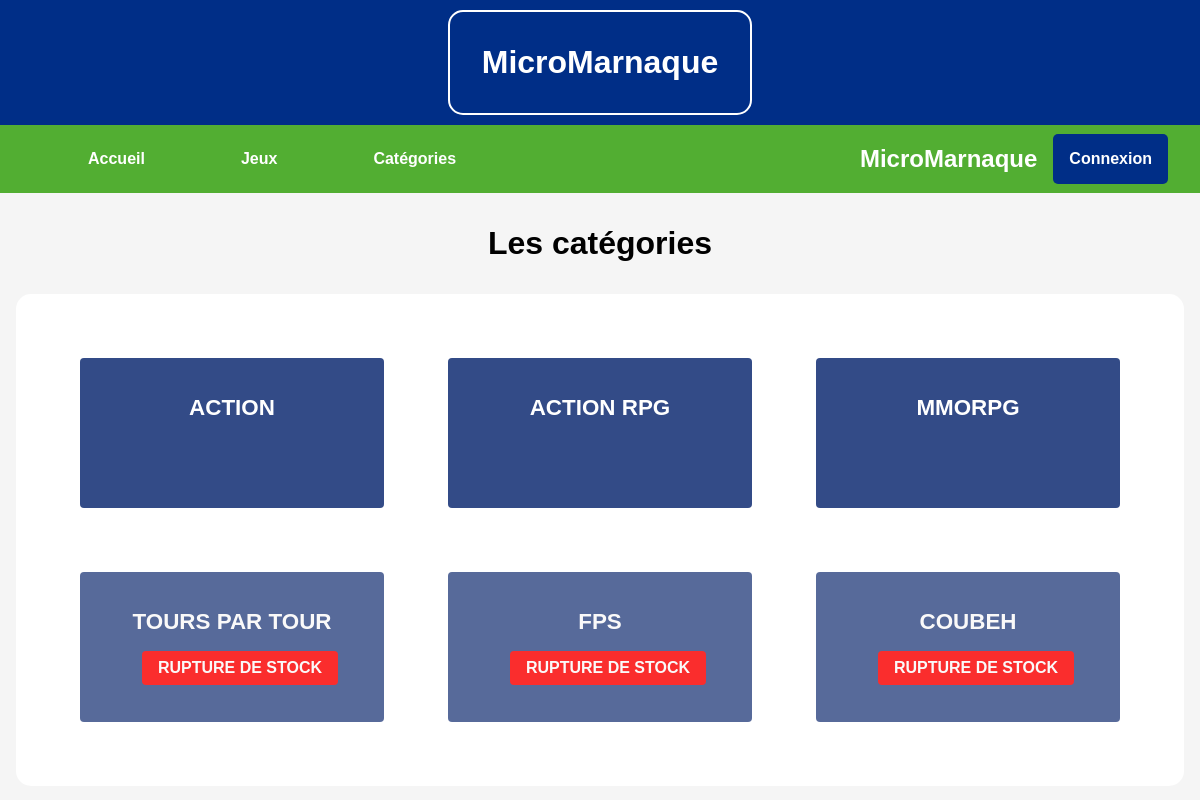
Page /categories/ on the earlier database version.
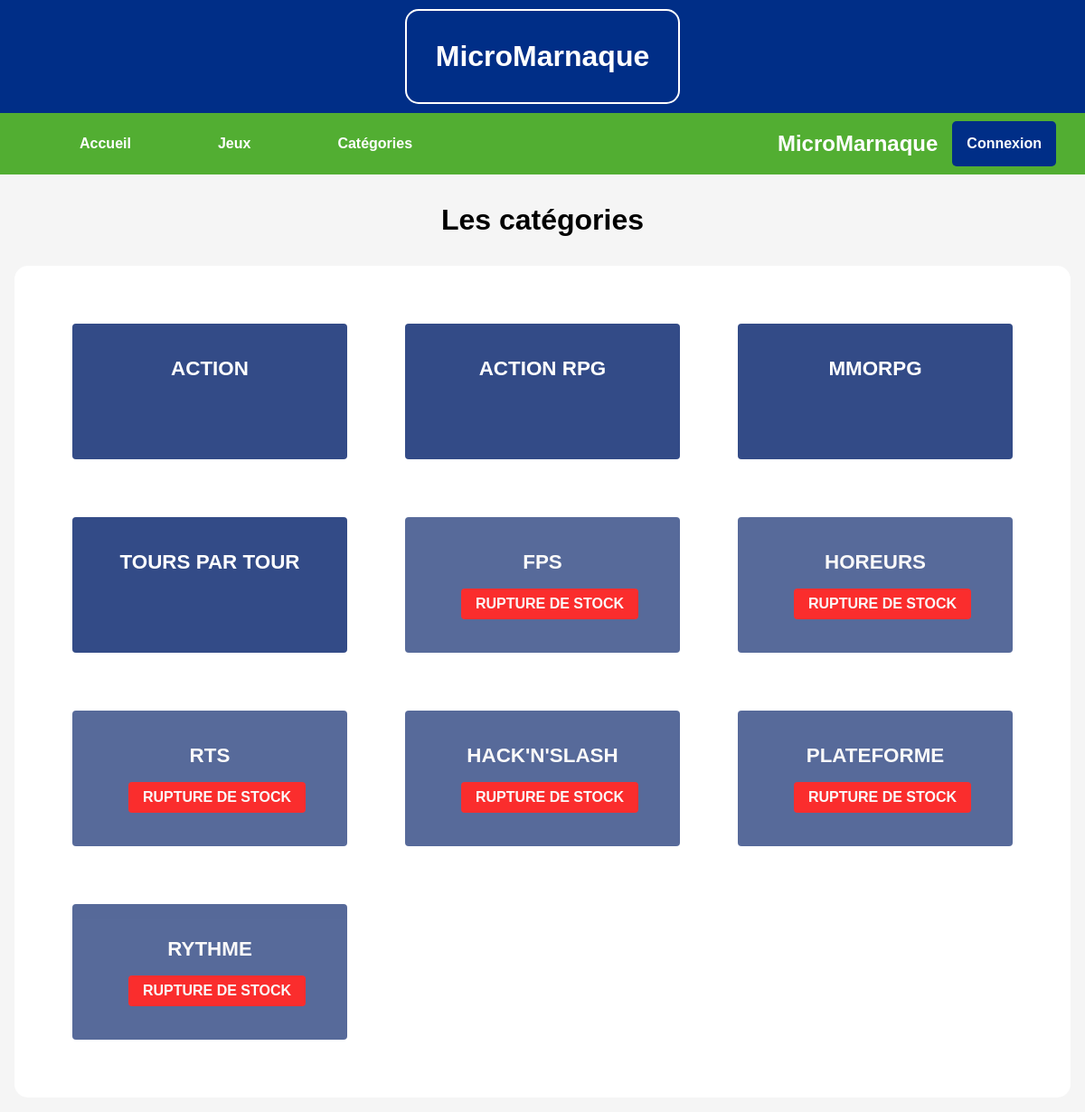
Same page on the later database version.
### appliprojet/models.py (models this page shows)
class Categorie(models.Model):
    id_categorie = models.AutoField(primary_key=True)
    nom = models.CharField(max_length=50, verbose_name='Nom de la catégorie')
    def __str__(self):
        return self.nom

### appliprojet/views.py (the view)
# urls.py: path('categories/', views.categories),
def categories(request):
    categories = Categorie.objects.all()
    posseder = Posseder.objects.all()
    for categorie in categories:
        categorie.jeux = []
        for poss in posseder:
            if poss.categorie == categorie:
                categorie.jeux.append(poss.jeux)
    return render(request, 'appliprojet/categories.html', {'categories': categories})

### appliprojet/templates/appliprojet/categories.html
{% extends 'appliprojet/layout.html' %}
{% block contenu %}
<h2 class="title__section">
    Les catégories
</h2>
    <ul class="app__grid app__grid__categ">
        {% for categ in categories %}
            <li>
                <a href="/categories/{{ categ.id_categorie}}/jeux" {% if categ.jeux|length == 0 %} class="rupture"
                   {%endif%}>
                    {{ categ }}
                    {% if categ.jeux|length == 0 %}
                        <span class="rupture">
                            RUPTURE DE STOCK
                        </span>
                    {% else %}
                        <span>
                            Découvrir les {{ categ.jeux|length }} jeux
                        </span>
                    {% endif %}
                </a>
            </li>
        {% endfor %}
    </ul>
{% endblock %}

### appliprojet/templates/appliprojet/layout.html (shortened to what this page needs)
{% load static %}
<!DOCTYPE html>
<html lang="fr">
<head>
    <link rel="stylesheet" href="{% static 'appliprojet/css/main.css' %}">
</head>
<body>
<header class="app__header">
    <h1 class="app__logo">MicroMarnaque</h1>
</header>
<nav class="app__nav">
    <ul>
        <li><a href="/">Accueil</a></li>
        <li><a href="/jeux">Jeux</a></li>
        <li><a href="/categories">Catégories</a></li>
    </ul>
    {% if user.is_authenticated %}
        <div class="app__navlogo__title">
            <span>Bonjour</span>
            <h2 class="app__navlogo">{{ user }}</h2>
            <a href="{% url 'logout' %}">Déconnexion</a>
        </div>
    {% else %}
    <div class="app__navlogo__title">
        <h2 class="app__navlogo">MicroMarnaque</h2>
        <a href="{% url 'login' %}">Connexion</a>
    </div>
    {% endif %}
</nav>
<main>
    {% block contenu %}{% endblock %}
</main>
</body>
</html>

### appliprojet/static/appliprojet/css/main.css (style rules this page uses)
html, body { background-color: whitesmoke; padding: 0; margin: 0; font-family: "Verdana", sans-serif; }
.app__header { background-color: #002e87; color: white; padding: 10px 2rem; display: flex; justify-content: center; align-items: center; }
.app__logo { display: flex; justify-content: center; align-items: center; border: 2px solid white; padding: 2rem; color: white; margin: 0; box-sizing: border-box; border-radius: 15px; }
.app__nav { background-color: #52ae32; color: white; position: sticky; top: 0; z-index: 15; display: flex; justify-content: space-between; align-items: center; }
.app__navlogo { padding-right: 1rem; }
.app__navlogo__title { display: flex; justify-content: space-between; align-items: center; }
.app__navlogo__title h2 { margin-left: 0.5rem; }
.app__navlogo__title a { color: white; font-family: sans-serif; padding: 1rem; text-decoration: none; font-weight: bold; font-size: 1rem; border-radius: 5px; background-color: #002e87; margin-right: 2rem; }
.app__nav ul { display: flex; margin: 0; list-style-type: none; }
.app__nav ul li a { display: block; color: white; text-decoration: none; padding: 1.5rem 3rem; font-weight: 600; position: relative; font-family: sans-serif; }
.app__nav ul li a::after { content: ""; position: absolute; bottom: 0; left: 0; border-radius: 10px 10px 0 0; width: 100%; height: 0; background-color: #163c9e; z-index: -1; transition: all 0.3s ease-in-out; }
.app__grid, .app__grid__slider { list-style-type: none; display: grid; grid-template-columns: repeat(3, 1fr); grid-gap: 4rem; padding: 4rem; margin: 1rem; background-color: white; border-radius: 15px; box-sizing: border-box; }
.app__grid li, .app__grid > a, .app__grid__slider li, .app__grid__slider > a { height: 250px; display: flex; justify-content: center; align-items: flex-end; text-decoration: none; background-color: #e6e4e4; border-radius: 5px; position: relative; transition: all 0.2s ease-in-out; }
.app__grid__categ li, .app__grid__slider__categ li { height: 150px; display: flex; justify-content: center; align-items: flex-end; text-decoration: none; background-color: #e6e4e4; border-radius: 5px; position: relative; transition: all 0.2s ease-in-out; }
.app__grid__categ li a, .app__grid__slider__categ li a { width: 100%; font-size: 1.4rem; text-transform: uppercase; text-decoration: none; font-weight: bold; box-sizing: border-box; color: white; background-color: rgba(38, 64, 128, 0.93); padding: 1rem 2rem; z-index: 2; height: 100%; font-family: sans-serif; margin-bottom: 0; border-radius: 4px; position: relative; display: flex; flex-direction: column; justify-content: center; align-items: center; cursor: pointer; }
.app__grid__categ li a span, .app__grid__slider__categ li a span { font-size: 1rem; transition: all 0.2s ease-in-out; color: white; background-color: #d98929; padding: 0.5rem 1rem; font-family: sans-serif; margin-top: 1rem; opacity: 0; visibility: hidden; transform: translateY(20px); z-index: 2; margin-bottom: 0; border-radius: 4px; position: relative; font-weight: bold; margin-left: 1rem; }
.app__grid a.rupture, .app__grid__slider a.rupture { cursor: not-allowed; pointer-events: none; opacity: 0.8; }
.app__grid a.rupture .rupture, .app__grid__slider a.rupture .rupture { background-color: red; opacity: 1; visibility: visible; transform: translateY(0); }
.title__section { margin: 2rem 0; font-size: 2rem; text-align: center; }
main { overflow-y: auto; overflow-x: hidden !important; }

Differences in the rows shown:
shown differently, row unchanged: Categorie "TOURS PAR TOUR": no longer shows "RUPTURE DE STOCK"
changed Categorie: nom "COUBEH" → "HOREURS"
added Categorie: nom "RTS", shows "RUPTURE DE STOCK"
added Categorie: nom "HACK'N'SLASH", shows "RUPTURE DE STOCK"
added Categorie: nom "PLATEFORME", shows "RUPTURE DE STOCK"
added Categorie: nom "RYTHME", shows "RUPTURE DE STOCK"
